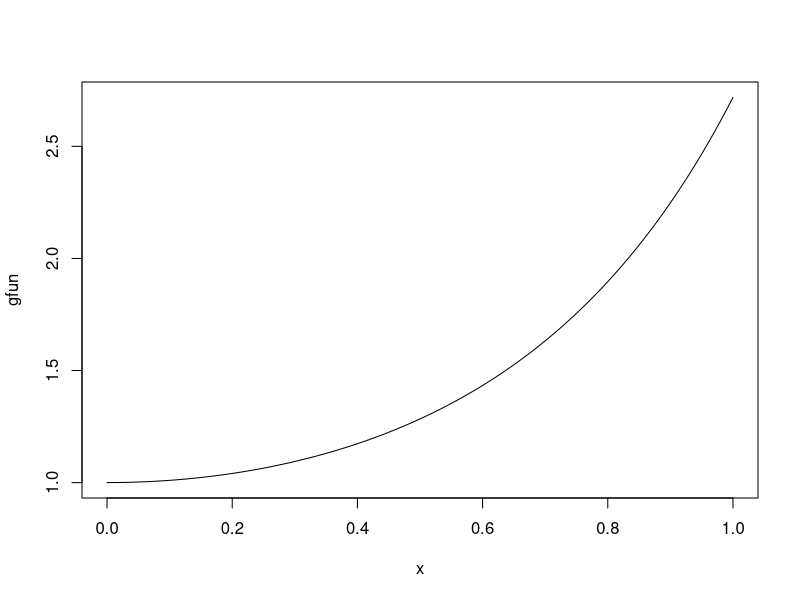
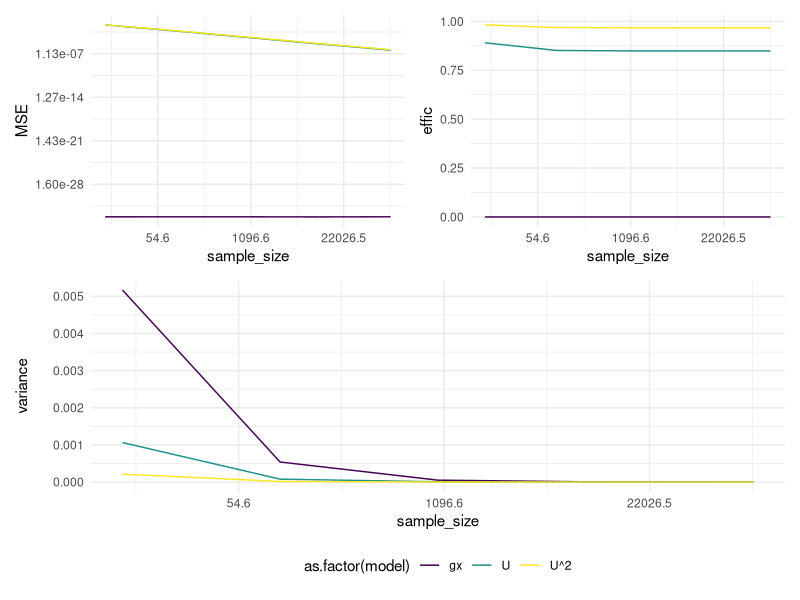
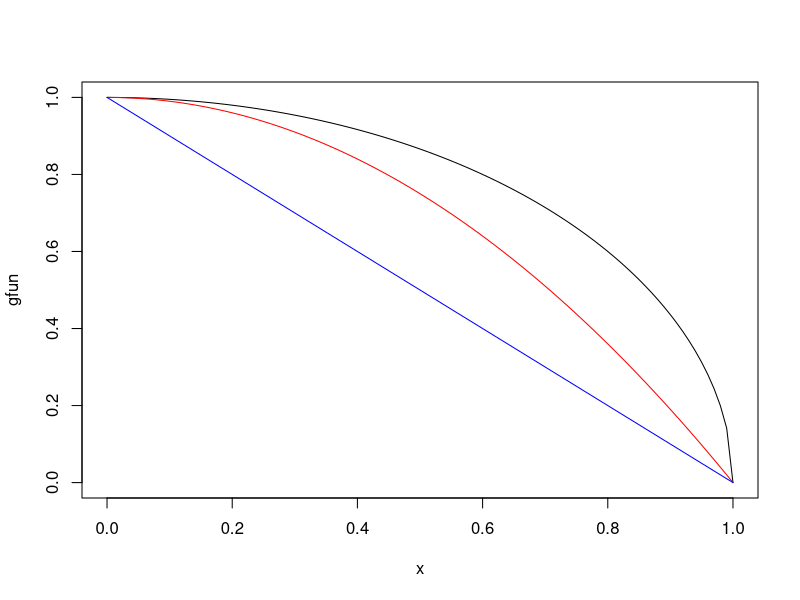

Write the R code that produced these figures, in order.
## ---- chunk 1
library(tidyverse)
library(readxl)
library(patchwork)
knitr::opts_chunk$set(
  fig.height = 6,
  fig.width = 8,
  message = F,
  echo = T,
  warning = F,
  cache = T
)
theme_set(theme_minimal() + theme(legend.position = "bottom"))
options(
  ggplot2.continuous.colour = "viridis",
  ggplot2.continuous.fill = "viridis",
  digits = 3
)
scale_colour_discrete = scale_colour_viridis_d
scale_fill_discrete = scale_fill_viridis_d
## ---- chunk 2
set.seed(123123)
y = runif(1000, 0, 1)

gfun = function(y) {
  return((exp(y ^ 2)))
}

gx =
  gfun(y)

theta_estimate =
  list(theta = mean(gx),
       var_theta = var(gx))

integrate(function(x)
  exp(x ^ 2), 0, 1)
## ---- chunk 3
plot.function(gfun,0,1)
## ---- chunk 4
ffun = function(y){
  return(exp(y))
}

fx = ffun(y)

b = lm(gx~fx)$coef[2]

theta_estimate_2 =
  list(theta = mean(b*(exp(1)-1)+(gx-b*fx)),
       theta2 = sum(lm(gx~fx)$coef*c(1,mean(fx))),
       var_theta =var((b*(exp(1)-1)+(gx-b*fx)))
       )

theta_estimate_2
  
## ---- chunk 5
gfun = function(x)
  return(sqrt(1 - x ^ 2))

f1fun = function(x)
  return(x ^ 2)

f2fun = function(x)
  return(x)

simulating =
  function(sample_size = 100,simulation = 1000){
    set.seed(123123)
    
    result = tibble()
    
    for (i in 1:simulation) {
      y = runif(sample_size, 0, 1)

      gx = gfun(y)
      
      f1x = f1fun(y)
      
      b1 = lm(gx ~ f1x)$coef[2]
      
      f2x = f2fun(y)
      
      b2 = lm(gx ~ f2x)$coef[2]
      
      theta_1 =
        b1 * (1 / 3) + gx - b1 * f1x
      
      theta_2 =
        b2 * (1 / 2) + gx - b2 * f2x
      
      result = result %>%
        rbind(
          tibble(
            sample_size = rep(sample_size, 3),
            model = c("gx", "U^2", "U"),
            theta = c(mean(gx), mean(theta_1), mean(theta_2)),
            variance = c(var(gx), var(theta_1), var(theta_2)),
            MSE = list(gx, theta_1, theta_2) %>% lapply(function(x)
              mean(x - mean(gx)) ^ 2) %>% as.numeric(),
            effic = c(0, (var(gx) - var(theta_1)), (var(gx) - var(theta_2))) / var(gx)
          )
        )
    }
    
    result = result %>% 
      group_by(model,sample_size) %>% 
      summarise(
            variance = var(theta),
            theta = mean(theta),
            MSE = mean(MSE),
            effic = mean(effic)
      ) %>% 
      ungroup()
    
    return(result)
    
  }

result = tibble()

for (i in seq(1,5,1)){
  n = 10^i
  
  result = result %>% 
    rbind(
      simulating(n,1000)
    )
}

knitr::kable(result,digits = 6)
## ---- chunk 6
p1 = result %>%
  ggplot(aes(
    x = sample_size,
    y = MSE,
    color = as.factor(model),
    group = as.factor(model)
  )) +
  geom_path()+
  scale_x_continuous(trans = "log")+
  scale_y_continuous(trans = "log")

p2 = result %>%
  ggplot(aes(
    x = sample_size,
    y = effic,
    color = as.factor(model),
    group = as.factor(model)
  )) +
  geom_path()+
  scale_x_continuous(trans = "log")

p3 = result %>%
  ggplot(aes(
    x = sample_size,
    y = variance,
    color = as.factor(model),
    group = as.factor(model)
  )) +
  geom_path()+
  scale_x_continuous(trans = "log")

(p1+p2)/p3 + plot_layout(guides = "collect")
## ---- chunk 7
plot.function(gfun,0,1)
plot.function(function(x) 1-f1fun(x),0,1,add=T,col = "red")
plot.function(function(x) 1-f2fun(x),0,1,add=T,col = "blue")
## ---- chunk 8
set.seed(123123)

result_1 = tibble()

for (i in 1:1000) {
  y = rgamma(1000, 1, 1 / 2)
  
  gfun = function(x)
    return(x ^ 2 / sqrt(2 * pi) * exp(-x ^ 2 / 2) * (x > 1))
  
  gx = gfun(y)
  
  y = dgamma(y, 1, 1 / 2)
  
  theta = mean(gx / y)
  
  result_1 = result_1 %>% 
    rbind(tibble(
      theta = theta
    ))
}

result_1 %>% 
  summarise(variance = var(theta),
            theta = mean(theta)) %>% 
  knitr::kable(digits = 6)
## ---- chunk 9
set.seed(123123)

result_2 = tibble()

for (i in 1:1000){

  y = runif(1000, pi / 4, pi / 2)
  
  yfun =
    function(x) {
      return((tan(x) ^ 2 * exp(-tan(x) ^ 2 / 2)) / (sqrt(2 * pi) * cos(x) ^ 2))
    }
  
  gx = yfun(y)
  
  yx = 1 / (pi / 2 - pi / 4)
  
  theta = mean(gx / yx)
  
  theta
  
  result_2 = result_2 %>%
    rbind(tibble(theta = theta))
}

result_2 %>% 
  summarise(variance = var(theta),
            theta = mean(theta)) %>% 
  knitr::kable(digits = 6)
## ---- chunk 10
set.seed(123123)

result_3 = tibble()


for (i in 1:1000) {
  y = rnorm(1000)
  
  gfun = function(x)
    return(x ^ 2 * (x > 1))
  
  gx = gfun(y)
  
  theta = mean(gx)
  
  theta
  
  result_3 = result_3 %>%
    rbind(tibble(theta = theta))
}

result_3 %>% 
  summarise(variance = var(theta),
            theta = mean(theta)) %>% 
  knitr::kable(digits = 6)
